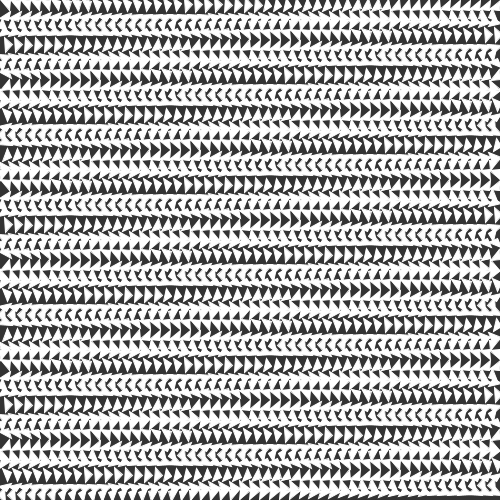
Frame 1 (no input)
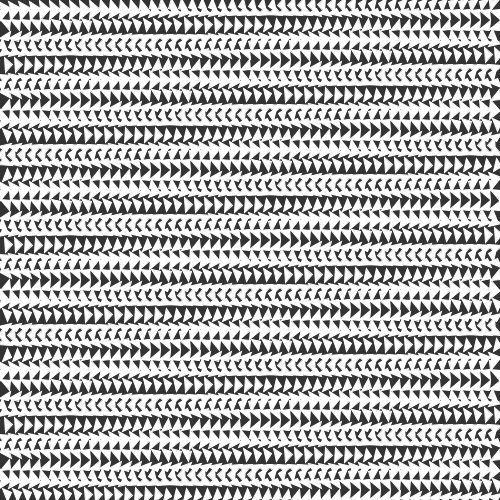
Frame 60 (the mouse pressed at the canvas centre just before this capture)
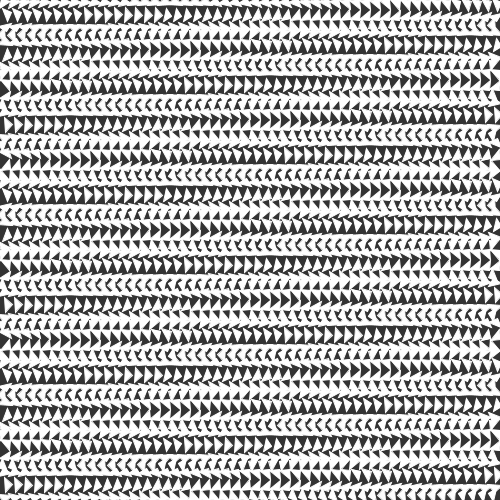
Frame 120 (the mouse held since frame 60 and released just before this capture)

The Processing sketch that drew these frames (run headless with seeded random() and noise(); from frame 60 on, the mouse is pressed at the canvas centre):

// Processing sketch: Day_2___Triangles
// ── Day_2___Triangles.pde
int x = 0;
int y = 0;
int angle = 0;
int triangleWidth = 10;
int triangleHeight = 10;

void setup() {
  background(51);
  size(500, 500);
}

void draw() {
  background(51);
  stroke(255);
  x = 0;
  y = 0;
  for (int i = 0; i < 500 / triangleWidth; i++) {
    for (int j = 0; j < 500 / triangleHeight; j++) {
      pushMatrix();
      translate(x + triangleWidth/2, y + triangleHeight/2);
      angle += 2;
      rotate(radians(angle));
      triangle(-triangleWidth/2, -triangleHeight/2, triangleWidth/2, -triangleHeight/2, triangleWidth/2, triangleHeight/2);
      popMatrix();
      x += triangleWidth;
    }
    x = 0;
    y += triangleHeight;
  }
}
